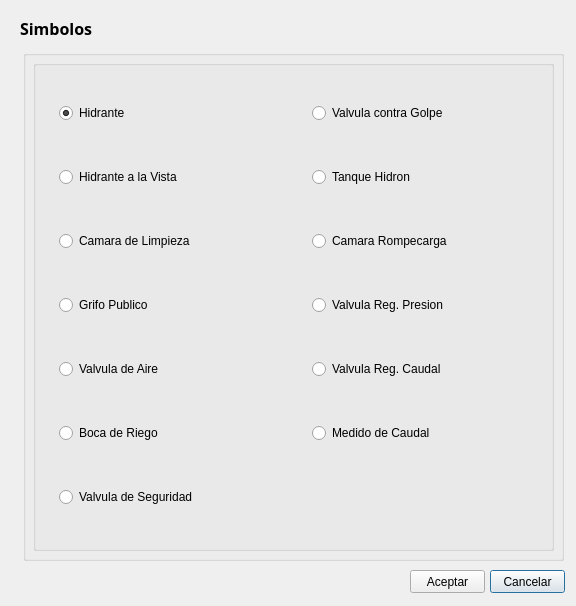
<?xml version="1.0" encoding="UTF-8"?>
<ui version="4.0">
 <class>TramosActionBase</class>
 <widget class="QDialog" name="TramosActionBase">
  <property name="geometry">
   <rect>
    <x>0</x>
    <y>0</y>
    <width>576</width>
    <height>606</height>
   </rect>
  </property>
  <property name="windowTitle">
   <string>Digitalización de la Red de Aguas</string>
  </property>
  <property name="modal">
   <bool>true</bool>
  </property>
  <widget class="QLabel" name="label">
   <property name="geometry">
    <rect>
     <x>20</x>
     <y>20</y>
     <width>171</width>
     <height>16</height>
    </rect>
   </property>
   <property name="font">
    <font>
     <family>Bell MT</family>
     <pointsize>12</pointsize>
     <weight>75</weight>
     <italic>false</italic>
     <bold>true</bold>
    </font>
   </property>
   <property name="text">
    <string>Simbolos</string>
   </property>
   <property name="textFormat">
    <enum>Qt::AutoText</enum>
   </property>
  </widget>
  <widget class="QGroupBox" name="groupBox">
   <property name="geometry">
    <rect>
     <x>23</x>
     <y>50</y>
     <width>541</width>
     <height>511</height>
    </rect>
   </property>
   <property name="sizePolicy">
    <sizepolicy hsizetype="Fixed" vsizetype="Fixed">
     <horstretch>0</horstretch>
     <verstretch>0</verstretch>
    </sizepolicy>
   </property>
   <property name="font">
    <font>
     <weight>75</weight>
     <bold>true</bold>
    </font>
   </property>
   <property name="title">
    <string/>
   </property>
   <widget class="QGroupBox" name="groupBox_2">
    <property name="geometry">
     <rect>
      <x>10</x>
      <y>10</y>
      <width>521</width>
      <height>491</height>
     </rect>
    </property>
    <property name="font">
     <font>
      <weight>75</weight>
      <bold>true</bold>
     </font>
    </property>
    <property name="title">
     <string/>
    </property>
    <widget class="QWidget" name="gridLayoutWidget_4">
     <property name="geometry">
      <rect>
       <x>10</x>
       <y>20</y>
       <width>501</width>
       <height>451</height>
      </rect>
     </property>
     <layout class="QGridLayout" name="gridLayout_4">
      <item row="1" column="0">
       <widget class="QRadioButton" name="rb_hid_2">
        <property name="enabled">
         <bool>true</bool>
        </property>
        <property name="sizePolicy">
         <sizepolicy hsizetype="Fixed" vsizetype="Fixed">
          <horstretch>0</horstretch>
          <verstretch>0</verstretch>
         </sizepolicy>
        </property>
        <property name="maximumSize">
         <size>
          <width>200</width>
          <height>50</height>
         </size>
        </property>
        <property name="font">
         <font>
          <weight>50</weight>
          <bold>false</bold>
         </font>
        </property>
        <property name="text">
         <string>Hidrante a la Vista</string>
        </property>
       </widget>
      </item>
      <item row="1" column="1">
       <widget class="QLabel" name="dp_hid_2">
        <property name="sizePolicy">
         <sizepolicy hsizetype="Fixed" vsizetype="Fixed">
          <horstretch>0</horstretch>
          <verstretch>0</verstretch>
         </sizepolicy>
        </property>
        <property name="maximumSize">
         <size>
          <width>50</width>
          <height>50</height>
         </size>
        </property>
        <property name="text">
         <string/>
        </property>
        <property name="scaledContents">
         <bool>true</bool>
        </property>
       </widget>
      </item>
      <item row="2" column="0">
       <widget class="QRadioButton" name="rb_hid_3">
        <property name="enabled">
         <bool>true</bool>
        </property>
        <property name="sizePolicy">
         <sizepolicy hsizetype="Maximum" vsizetype="Fixed">
          <horstretch>0</horstretch>
          <verstretch>0</verstretch>
         </sizepolicy>
        </property>
        <property name="maximumSize">
         <size>
          <width>150</width>
          <height>50</height>
         </size>
        </property>
        <property name="font">
         <font>
          <weight>50</weight>
          <bold>false</bold>
         </font>
        </property>
        <property name="layoutDirection">
         <enum>Qt::LeftToRight</enum>
        </property>
        <property name="autoFillBackground">
         <bool>false</bool>
        </property>
        <property name="text">
         <string>Camara de Limpieza</string>
        </property>
       </widget>
      </item>
      <item row="3" column="1">
       <widget class="QLabel" name="dp_hid_4">
        <property name="sizePolicy">
         <sizepolicy hsizetype="Fixed" vsizetype="Fixed">
          <horstretch>0</horstretch>
          <verstretch>0</verstretch>
         </sizepolicy>
        </property>
        <property name="maximumSize">
         <size>
          <width>50</width>
          <height>50</height>
         </size>
        </property>
        <property name="text">
         <string/>
        </property>
        <property name="scaledContents">
         <bool>true</bool>
        </property>
       </widget>
      </item>
      <item row="4" column="0">
       <widget class="QRadioButton" name="rb_hid_5">
        <property name="enabled">
         <bool>true</bool>
        </property>
        <property name="sizePolicy">
         <sizepolicy hsizetype="Fixed" vsizetype="Fixed">
          <horstretch>0</horstretch>
          <verstretch>0</verstretch>
         </sizepolicy>
        </property>
        <property name="maximumSize">
         <size>
          <width>100</width>
          <height>50</height>
         </size>
        </property>
        <property name="font">
         <font>
          <weight>50</weight>
          <bold>false</bold>
         </font>
        </property>
        <property name="text">
         <string>Valvula de Aire</string>
        </property>
       </widget>
      </item>
      <item row="2" column="1">
       <widget class="QLabel" name="dp_hid_3">
        <property name="sizePolicy">
         <sizepolicy hsizetype="Fixed" vsizetype="Fixed">
          <horstretch>0</horstretch>
          <verstretch>0</verstretch>
         </sizepolicy>
        </property>
        <property name="maximumSize">
         <size>
          <width>50</width>
          <height>50</height>
         </size>
        </property>
        <property name="text">
         <string/>
        </property>
        <property name="scaledContents">
         <bool>true</bool>
        </property>
       </widget>
      </item>
      <item row="0" column="1">
       <widget class="QLabel" name="dp_hid_1">
        <property name="sizePolicy">
         <sizepolicy hsizetype="Fixed" vsizetype="Fixed">
          <horstretch>0</horstretch>
          <verstretch>0</verstretch>
         </sizepolicy>
        </property>
        <property name="maximumSize">
         <size>
          <width>50</width>
          <height>50</height>
         </size>
        </property>
        <property name="text">
         <string/>
        </property>
        <property name="scaledContents">
         <bool>true</bool>
        </property>
       </widget>
      </item>
      <item row="5" column="3">
       <widget class="QRadioButton" name="rb_hid_13">
        <property name="enabled">
         <bool>true</bool>
        </property>
        <property name="sizePolicy">
         <sizepolicy hsizetype="Fixed" vsizetype="Fixed">
          <horstretch>0</horstretch>
          <verstretch>0</verstretch>
         </sizepolicy>
        </property>
        <property name="maximumSize">
         <size>
          <width>150</width>
          <height>50</height>
         </size>
        </property>
        <property name="font">
         <font>
          <weight>50</weight>
          <bold>false</bold>
         </font>
        </property>
        <property name="text">
         <string>Medido de Caudal</string>
        </property>
       </widget>
      </item>
      <item row="4" column="1">
       <widget class="QLabel" name="dp_hid_5">
        <property name="sizePolicy">
         <sizepolicy hsizetype="Fixed" vsizetype="Fixed">
          <horstretch>0</horstretch>
          <verstretch>0</verstretch>
         </sizepolicy>
        </property>
        <property name="maximumSize">
         <size>
          <width>50</width>
          <height>50</height>
         </size>
        </property>
        <property name="text">
         <string/>
        </property>
        <property name="scaledContents">
         <bool>true</bool>
        </property>
       </widget>
      </item>
      <item row="3" column="0">
       <widget class="QRadioButton" name="rb_hid_4">
        <property name="enabled">
         <bool>true</bool>
        </property>
        <property name="sizePolicy">
         <sizepolicy hsizetype="Fixed" vsizetype="Fixed">
          <horstretch>0</horstretch>
          <verstretch>0</verstretch>
         </sizepolicy>
        </property>
        <property name="maximumSize">
         <size>
          <width>100</width>
          <height>50</height>
         </size>
        </property>
        <property name="baseSize">
         <size>
          <width>100</width>
          <height>0</height>
         </size>
        </property>
        <property name="font">
         <font>
          <weight>50</weight>
          <bold>false</bold>
         </font>
        </property>
        <property name="text">
         <string>Grifo Publico</string>
        </property>
       </widget>
      </item>
      <item row="1" column="4">
       <widget class="QLabel" name="dp_hid_9">
        <property name="sizePolicy">
         <sizepolicy hsizetype="Fixed" vsizetype="Fixed">
          <horstretch>0</horstretch>
          <verstretch>0</verstretch>
         </sizepolicy>
        </property>
        <property name="maximumSize">
         <size>
          <width>50</width>
          <height>50</height>
         </size>
        </property>
        <property name="text">
         <string/>
        </property>
        <property name="scaledContents">
         <bool>true</bool>
        </property>
       </widget>
      </item>
      <item row="3" column="4">
       <widget class="QLabel" name="dp_hid_11">
        <property name="sizePolicy">
         <sizepolicy hsizetype="Fixed" vsizetype="Fixed">
          <horstretch>0</horstretch>
          <verstretch>0</verstretch>
         </sizepolicy>
        </property>
        <property name="maximumSize">
         <size>
          <width>50</width>
          <height>50</height>
         </size>
        </property>
        <property name="text">
         <string/>
        </property>
        <property name="scaledContents">
         <bool>true</bool>
        </property>
       </widget>
      </item>
      <item row="4" column="3">
       <widget class="QRadioButton" name="rb_hid_12">
        <property name="enabled">
         <bool>true</bool>
        </property>
        <property name="sizePolicy">
         <sizepolicy hsizetype="Fixed" vsizetype="Fixed">
          <horstretch>0</horstretch>
          <verstretch>0</verstretch>
         </sizepolicy>
        </property>
        <property name="maximumSize">
         <size>
          <width>150</width>
          <height>50</height>
         </size>
        </property>
        <property name="font">
         <font>
          <weight>50</weight>
          <bold>false</bold>
         </font>
        </property>
        <property name="text">
         <string>Valvula Reg. Caudal</string>
        </property>
       </widget>
      </item>
      <item row="3" column="3">
       <widget class="QRadioButton" name="rb_hid_11">
        <property name="sizePolicy">
         <sizepolicy hsizetype="Fixed" vsizetype="Fixed">
          <horstretch>0</horstretch>
          <verstretch>0</verstretch>
         </sizepolicy>
        </property>
        <property name="maximumSize">
         <size>
          <width>150</width>
          <height>50</height>
         </size>
        </property>
        <property name="font">
         <font>
          <weight>50</weight>
          <bold>false</bold>
         </font>
        </property>
        <property name="text">
         <string>Valvula Reg. Presion</string>
        </property>
       </widget>
      </item>
      <item row="5" column="4">
       <widget class="QLabel" name="dp_hid_13">
        <property name="sizePolicy">
         <sizepolicy hsizetype="Fixed" vsizetype="Fixed">
          <horstretch>0</horstretch>
          <verstretch>0</verstretch>
         </sizepolicy>
        </property>
        <property name="maximumSize">
         <size>
          <width>50</width>
          <height>50</height>
         </size>
        </property>
        <property name="text">
         <string/>
        </property>
        <property name="scaledContents">
         <bool>true</bool>
        </property>
       </widget>
      </item>
      <item row="4" column="4">
       <widget class="QLabel" name="dp_hid_12">
        <property name="sizePolicy">
         <sizepolicy hsizetype="Fixed" vsizetype="Fixed">
          <horstretch>0</horstretch>
          <verstretch>0</verstretch>
         </sizepolicy>
        </property>
        <property name="maximumSize">
         <size>
          <width>50</width>
          <height>50</height>
         </size>
        </property>
        <property name="text">
         <string/>
        </property>
        <property name="scaledContents">
         <bool>true</bool>
        </property>
       </widget>
      </item>
      <item row="1" column="3">
       <widget class="QRadioButton" name="rb_hid_9">
        <property name="enabled">
         <bool>true</bool>
        </property>
        <property name="sizePolicy">
         <sizepolicy hsizetype="Fixed" vsizetype="Fixed">
          <horstretch>0</horstretch>
          <verstretch>0</verstretch>
         </sizepolicy>
        </property>
        <property name="maximumSize">
         <size>
          <width>100</width>
          <height>50</height>
         </size>
        </property>
        <property name="font">
         <font>
          <weight>50</weight>
          <bold>false</bold>
         </font>
        </property>
        <property name="text">
         <string>Tanque Hidron</string>
        </property>
       </widget>
      </item>
      <item row="0" column="4">
       <widget class="QLabel" name="dp_hid_8">
        <property name="sizePolicy">
         <sizepolicy hsizetype="Fixed" vsizetype="Fixed">
          <horstretch>0</horstretch>
          <verstretch>0</verstretch>
         </sizepolicy>
        </property>
        <property name="maximumSize">
         <size>
          <width>50</width>
          <height>50</height>
         </size>
        </property>
        <property name="text">
         <string/>
        </property>
        <property name="scaledContents">
         <bool>true</bool>
        </property>
       </widget>
      </item>
      <item row="0" column="3">
       <widget class="QRadioButton" name="rb_hid_8">
        <property name="sizePolicy">
         <sizepolicy hsizetype="Fixed" vsizetype="Fixed">
          <horstretch>0</horstretch>
          <verstretch>0</verstretch>
         </sizepolicy>
        </property>
        <property name="maximumSize">
         <size>
          <width>150</width>
          <height>50</height>
         </size>
        </property>
        <property name="font">
         <font>
          <weight>50</weight>
          <bold>false</bold>
         </font>
        </property>
        <property name="text">
         <string>Valvula contra Golpe</string>
        </property>
       </widget>
      </item>
      <item row="1" column="2">
       <spacer name="horizontalSpacer">
        <property name="orientation">
         <enum>Qt::Horizontal</enum>
        </property>
        <property name="sizeType">
         <enum>QSizePolicy::Fixed</enum>
        </property>
        <property name="sizeHint" stdset="0">
         <size>
          <width>20</width>
          <height>20</height>
         </size>
        </property>
       </spacer>
      </item>
      <item row="6" column="1">
       <widget class="QLabel" name="dp_hid_7">
        <property name="sizePolicy">
         <sizepolicy hsizetype="Fixed" vsizetype="Fixed">
          <horstretch>0</horstretch>
          <verstretch>0</verstretch>
         </sizepolicy>
        </property>
        <property name="maximumSize">
         <size>
          <width>50</width>
          <height>50</height>
         </size>
        </property>
        <property name="text">
         <string/>
        </property>
        <property name="scaledContents">
         <bool>true</bool>
        </property>
       </widget>
      </item>
      <item row="0" column="0">
       <widget class="QRadioButton" name="rb_hid_1">
        <property name="enabled">
         <bool>true</bool>
        </property>
        <property name="sizePolicy">
         <sizepolicy hsizetype="Maximum" vsizetype="Fixed">
          <horstretch>0</horstretch>
          <verstretch>0</verstretch>
         </sizepolicy>
        </property>
        <property name="maximumSize">
         <size>
          <width>200</width>
          <height>50</height>
         </size>
        </property>
        <property name="font">
         <font>
          <weight>50</weight>
          <bold>false</bold>
         </font>
        </property>
        <property name="text">
         <string>Hidrante</string>
        </property>
        <property name="iconSize">
         <size>
          <width>20</width>
          <height>35</height>
         </size>
        </property>
        <property name="checked">
         <bool>true</bool>
        </property>
       </widget>
      </item>
      <item row="6" column="0">
       <widget class="QRadioButton" name="rb_hid_7">
        <property name="enabled">
         <bool>true</bool>
        </property>
        <property name="sizePolicy">
         <sizepolicy hsizetype="Fixed" vsizetype="Fixed">
          <horstretch>0</horstretch>
          <verstretch>0</verstretch>
         </sizepolicy>
        </property>
        <property name="maximumSize">
         <size>
          <width>150</width>
          <height>50</height>
         </size>
        </property>
        <property name="font">
         <font>
          <weight>50</weight>
          <bold>false</bold>
         </font>
        </property>
        <property name="text">
         <string>Valvula de Seguridad</string>
        </property>
       </widget>
      </item>
      <item row="5" column="0">
       <widget class="QRadioButton" name="rb_hid_6">
        <property name="enabled">
         <bool>true</bool>
        </property>
        <property name="sizePolicy">
         <sizepolicy hsizetype="Fixed" vsizetype="Fixed">
          <horstretch>0</horstretch>
          <verstretch>0</verstretch>
         </sizepolicy>
        </property>
        <property name="maximumSize">
         <size>
          <width>100</width>
          <height>50</height>
         </size>
        </property>
        <property name="font">
         <font>
          <weight>50</weight>
          <bold>false</bold>
         </font>
        </property>
        <property name="text">
         <string>Boca de Riego</string>
        </property>
       </widget>
      </item>
      <item row="5" column="1">
       <widget class="QLabel" name="dp_hid_6">
        <property name="sizePolicy">
         <sizepolicy hsizetype="Fixed" vsizetype="Fixed">
          <horstretch>0</horstretch>
          <verstretch>0</verstretch>
         </sizepolicy>
        </property>
        <property name="maximumSize">
         <size>
          <width>50</width>
          <height>50</height>
         </size>
        </property>
        <property name="text">
         <string/>
        </property>
        <property name="scaledContents">
         <bool>true</bool>
        </property>
       </widget>
      </item>
      <item row="2" column="3">
       <widget class="QRadioButton" name="rb_hid_10">
        <property name="enabled">
         <bool>true</bool>
        </property>
        <property name="sizePolicy">
         <sizepolicy hsizetype="Fixed" vsizetype="Fixed">
          <horstretch>0</horstretch>
          <verstretch>0</verstretch>
         </sizepolicy>
        </property>
        <property name="maximumSize">
         <size>
          <width>150</width>
          <height>50</height>
         </size>
        </property>
        <property name="font">
         <font>
          <weight>50</weight>
          <bold>false</bold>
         </font>
        </property>
        <property name="text">
         <string>Camara Rompecarga</string>
        </property>
       </widget>
      </item>
      <item row="2" column="4">
       <widget class="QLabel" name="dp_hid_10">
        <property name="sizePolicy">
         <sizepolicy hsizetype="Fixed" vsizetype="Fixed">
          <horstretch>0</horstretch>
          <verstretch>0</verstretch>
         </sizepolicy>
        </property>
        <property name="maximumSize">
         <size>
          <width>50</width>
          <height>50</height>
         </size>
        </property>
        <property name="text">
         <string/>
        </property>
        <property name="scaledContents">
         <bool>true</bool>
        </property>
       </widget>
      </item>
     </layout>
    </widget>
   </widget>
  </widget>
  <widget class="QPushButton" name="cancel">
   <property name="geometry">
    <rect>
     <x>490</x>
     <y>570</y>
     <width>75</width>
     <height>23</height>
    </rect>
   </property>
   <property name="text">
    <string>Cancelar</string>
   </property>
  </widget>
  <widget class="QPushButton" name="ok">
   <property name="enabled">
    <bool>true</bool>
   </property>
   <property name="geometry">
    <rect>
     <x>410</x>
     <y>570</y>
     <width>75</width>
     <height>23</height>
    </rect>
   </property>
   <property name="text">
    <string>Aceptar</string>
   </property>
  </widget>
 </widget>
 <tabstops>
  <tabstop>ok</tabstop>
  <tabstop>cancel</tabstop>
 </tabstops>
 <resources/>
 <connections>
  <connection>
   <sender>ok</sender>
   <signal>clicked()</signal>
   <receiver>TramosActionBase</receiver>
   <slot>accept()</slot>
   <hints>
    <hint type="sourcelabel">
     <x>327</x>
     <y>481</y>
    </hint>
    <hint type="destinationlabel">
     <x>226</x>
     <y>247</y>
    </hint>
   </hints>
  </connection>
  <connection>
   <sender>cancel</sender>
   <signal>clicked()</signal>
   <receiver>TramosActionBase</receiver>
   <slot>reject()</slot>
   <hints>
    <hint type="sourcelabel">
     <x>407</x>
     <y>481</y>
    </hint>
    <hint type="destinationlabel">
     <x>226</x>
     <y>247</y>
    </hint>
   </hints>
  </connection>
 </connections>
</ui>
